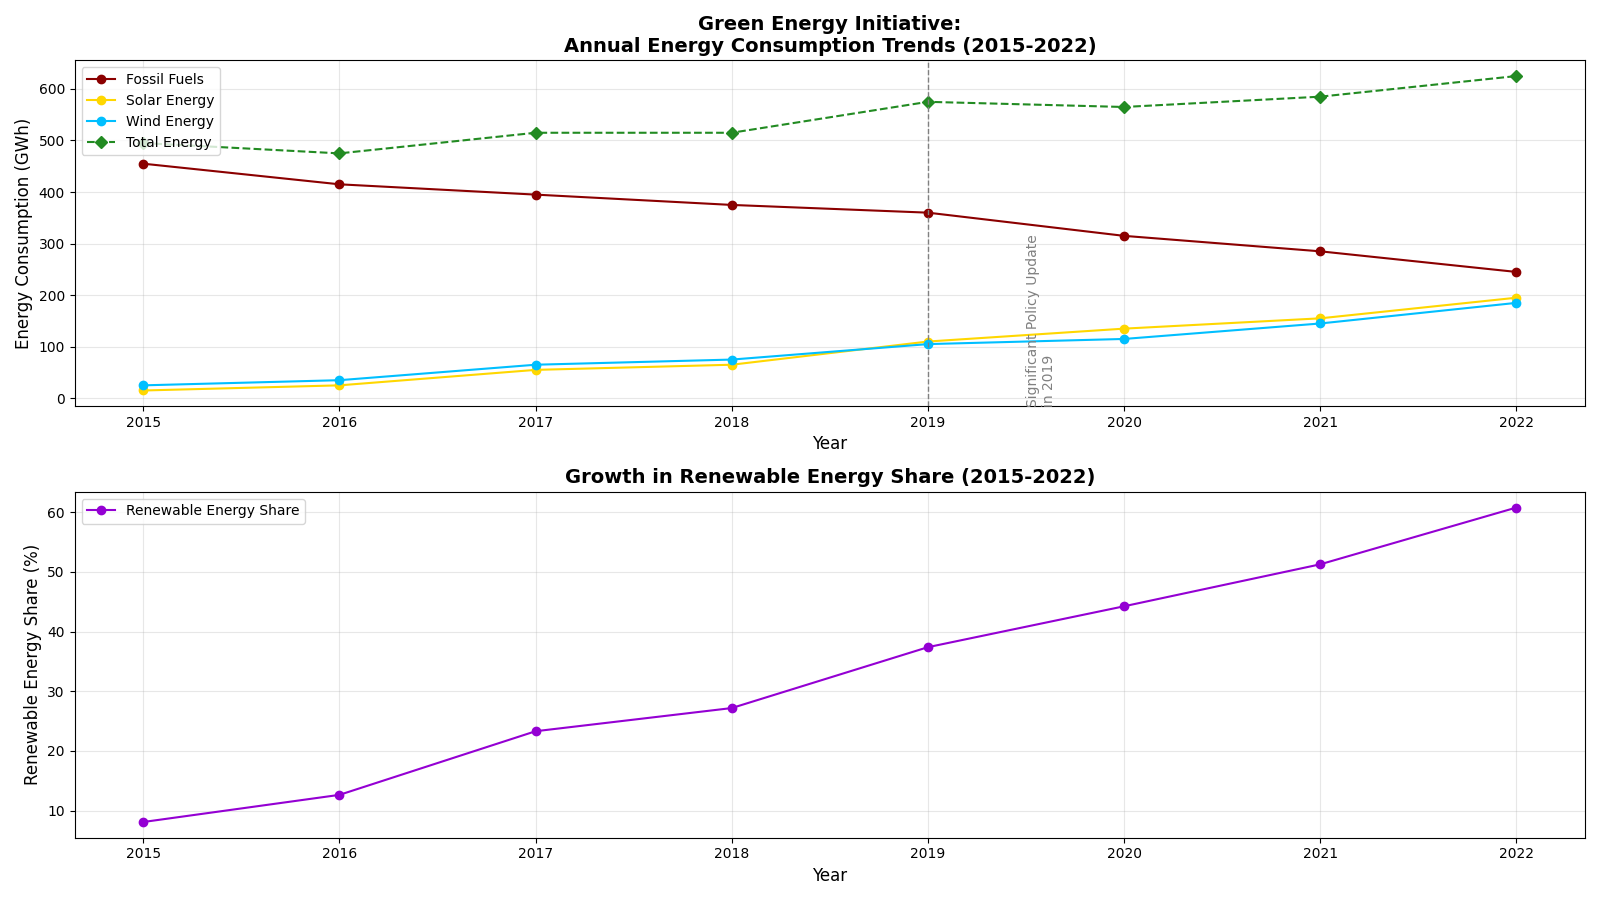

The script that drew this image:
import matplotlib.pyplot as plt
import numpy as np

years = np.arange(2015, 2023)

# Randomly altering energy data while preserving the structure
fossil_fuels = np.array([455, 415, 395, 375, 360, 315, 285, 245])
solar_energy = np.array([15, 25, 55, 65, 110, 135, 155, 195])
wind_energy = np.array([25, 35, 65, 75, 105, 115, 145, 185])

total_energy = fossil_fuels + solar_energy + wind_energy
share_renewable = (solar_energy + wind_energy) / total_energy * 100

plt.figure(figsize=(16, 9))

# Alter the energy data plot
plt.subplot(2, 1, 1)
plt.plot(years, fossil_fuels, label='Fossil Fuels', color='darkred', marker='o', linestyle='-')
plt.plot(years, solar_energy, label='Solar Energy', color='gold', marker='o', linestyle='-')
plt.plot(years, wind_energy, label='Wind Energy', color='deepskyblue', marker='o', linestyle='-')
plt.plot(years, total_energy, label='Total Energy', color='forestgreen', marker='D', linestyle='--')

plt.axvline(x=2019, color='gray', linestyle='--', linewidth=1)
plt.text(2019.5, 150, 'Significant Policy Update\nin 2019', rotation=90, verticalalignment='center', fontsize=10, color='gray')

plt.title('Green Energy Initiative:\nAnnual Energy Consumption Trends (2015-2022)', fontsize=14, fontweight='bold', loc='center')
plt.xlabel('Year', fontsize=12)
plt.ylabel('Energy Consumption (GWh)', fontsize=12)
plt.legend(loc='upper left', fontsize=10)
plt.grid(alpha=0.3)

plt.subplot(2, 1, 2)
plt.plot(years, share_renewable, label='Renewable Energy Share', color='darkviolet', marker='o', linestyle='-')

plt.title('Growth in Renewable Energy Share (2015-2022)', fontsize=14, fontweight='bold', loc='center')
plt.xlabel('Year', fontsize=12)
plt.ylabel('Renewable Energy Share (%)', fontsize=12)
plt.legend(loc='upper left', fontsize=10)
plt.grid(alpha=0.3)

plt.tight_layout()
plt.show()
